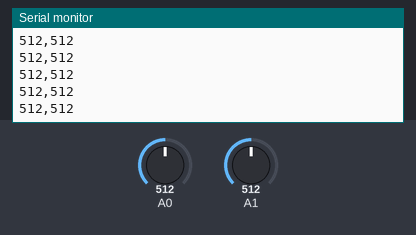
A sketch run on a simulated Arduino Uno, built with avr-gcc and run on an emulated ATmega328P. On the bench: the last lines printed to the serial monitor. The test bench sets the inputs (shaded band); at power-on: A0 = 512, A1 = 512.

Above: at 1.2 s.
1.3 s: A0 set to 716
At 1.9 s:
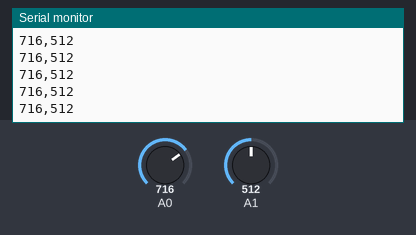
2.8 s: A1 set to 716
At 3.9 s:
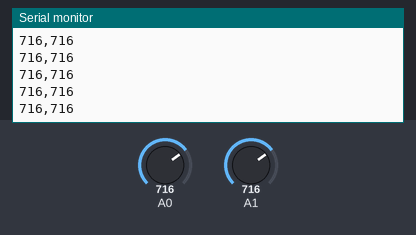
5.8 s: A0 set to 900
At 6.5 s:
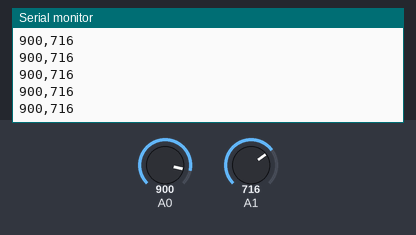
7.3 s: A1 set to 900
At 8.2 s:
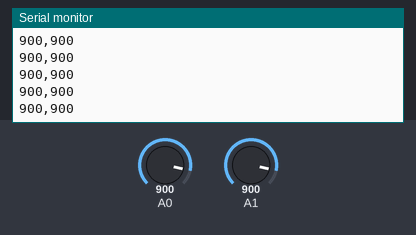
Timing chart, 0 to 9.8 s (numbered marks = the images above; inputs shaded):
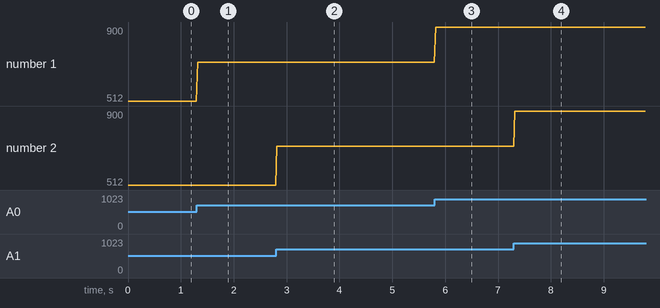

The sketch:

serial_AtoP_arduino.ino
```cpp
void setup() {
  Serial.begin(9600);
}

void loop() {
  // to send values to Processing assign the values you want to send
  // this is an example:
  int sensor0 = analogRead(A0);
  int sensor1 = analogRead(A1);

  // send the values keeping this format
  Serial.print(sensor0);
  Serial.print(",");  // put comma between sensor values
  Serial.print(sensor1);
  Serial.println();  // add linefeed after sending the last sensor value

  // too fast communication might cause some latency in Processing
  // this delay resolves the issue
  delay(20);

  // end of example sending values
}
```

Measured:
- after the input at 1.3 s, the serial monitor: prints a new line at once (image 1)
- after the input at 2.8 s, the serial monitor: prints a new line at once (image 2)
- after the input at 5.8 s, the serial monitor: prints a new line at once (image 3)
- after the input at 7.3 s, the serial monitor: prints a new line at once (image 4)
- plotted number 1: 512 → 716 after the input at 1.3 s, 716 → 900 after the input at 5.8 s
